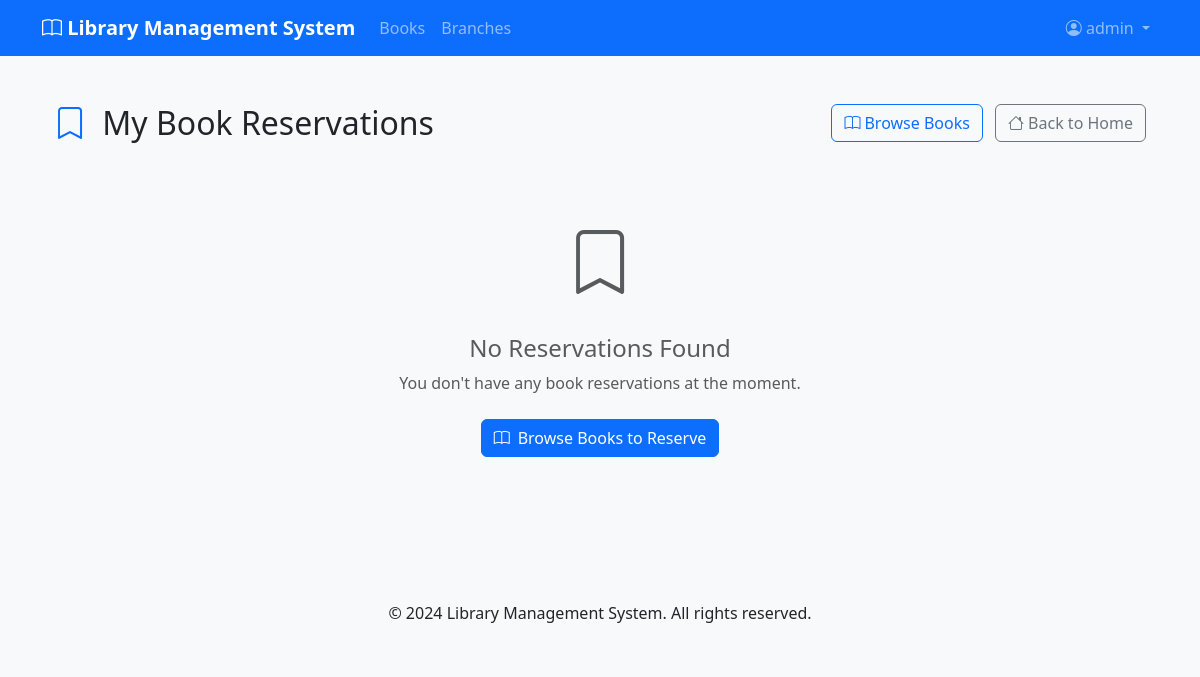
The page /books/reservations/ (signed in) on the database as committed earlier.
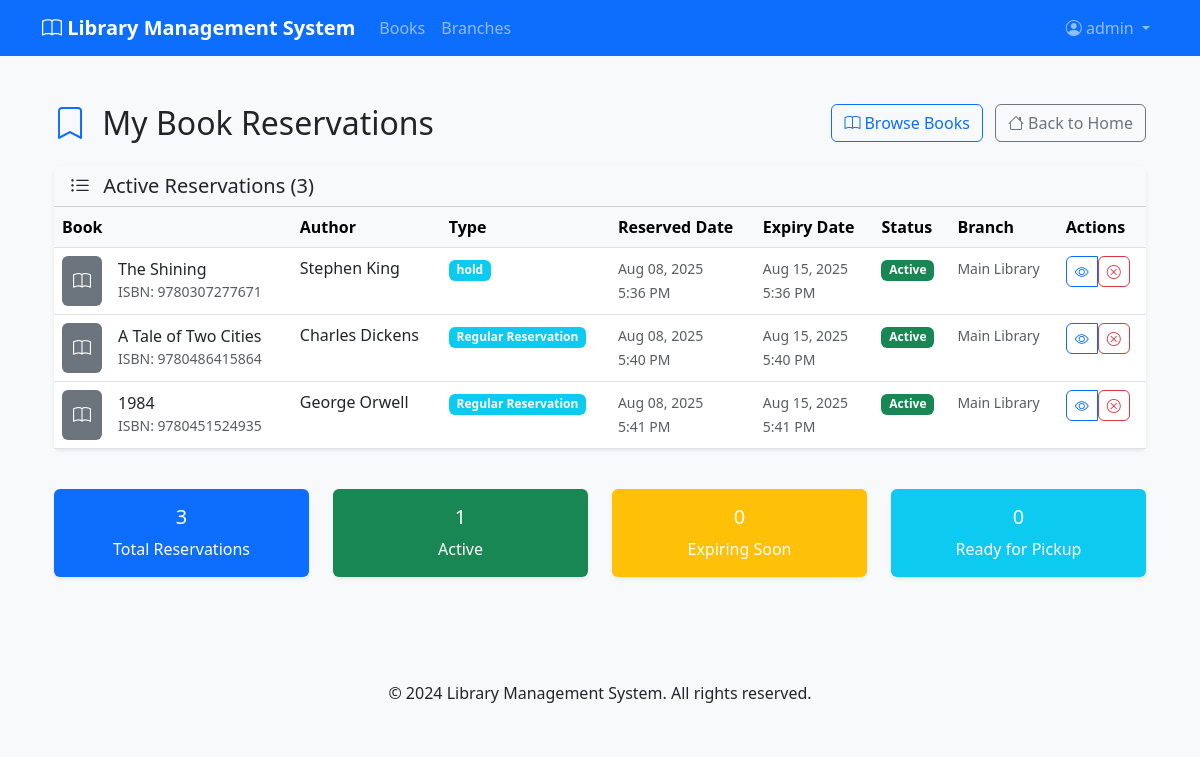
The same page on the database as committed later.
### books/models.py (models this page shows, shortened)
class BookReservation(models.Model):
    RESERVATION_TYPE_CHOICES = [
        ('regular', 'Regular Reservation'),
        ('priority', 'Priority Reservation'),
    ]
    STATUS_CHOICES = [
        ('active', 'Active'),
        ('fulfilled', 'Fulfilled'),
        ('cancelled', 'Cancelled'),
        ('expired', 'Expired'),
    ]
    user = models.ForeignKey(settings.AUTH_USER_MODEL, on_delete=models.CASCADE, related_name='reservations')
    book = models.ForeignKey(Book, on_delete=models.CASCADE, related_name='reservations')
    branch = models.ForeignKey('library_branches.LibraryBranch', on_delete=models.CASCADE, related_name='reservations')
    reservation_type = models.CharField(max_length=20, choices=RESERVATION_TYPE_CHOICES, default='regular')
    status = models.CharField(max_length=20, choices=STATUS_CHOICES, default='active')
    reserved_at = models.DateTimeField(auto_now_add=True)
    expires_at = models.DateTimeField()
    fulfilled_at = models.DateTimeField(blank=True, null=True)
    cancelled_at = models.DateTimeField(blank=True, null=True)
    notes = models.TextField(blank=True)
    class Meta:
        ordering = ['reserved_at']
        unique_together = [['user', 'book', 'status']]

class Book(models.Model):
    LANGUAGE_CHOICES = [
        ('en', 'English'),
        ('dv', 'Dhivehi'),
        ('ar', 'Arabic'),
        ('hi', 'Hindi'),
        ('es', 'Spanish'),
        ('fr', 'French'),
        ('other', 'Other'),
    ]
    FORMAT_CHOICES = [
        ('hardcover', 'Hardcover'),
        ('paperback', 'Paperback'),
        ('ebook', 'E-book'),
        ('audiobook', 'Audiobook'),
    ]
    isbn_validator = RegexValidator(
        regex=r'^(?:ISBN(?:-1[03])?:? )?(?=[0-9X]{10}$|(?=(?:[0-9]+[- ]){3})[- 0-9X]{13}$|97[89][0-9]{10}$|(?=(?:[0-9]+[- ]){4})[- 0-9]{17}$)(?:97[89][- ]?)?[0-9]{1,5}[- ]?[0-9]+[- ]?[0-9]+[- ]?[0-9X]$',
        message='Enter a valid ISBN number.'
    )
    isbn = models.CharField(max_length=17, unique=True, validators=[isbn_validator])
    title = models.CharField(max_length=300)
    subtitle = models.CharField(max_length=300, blank=True)
    authors = models.ManyToManyField(Author, related_name='books')
    publisher = models.ForeignKey(Publisher, on_delete=models.SET_NULL, blank=True, null=True)
    publication_date = models.DateField()
    edition = models.CharField(max_length=50, blank=True)
    pages = models.PositiveIntegerField()
    language = models.CharField(max_length=10, choices=LANGUAGE_CHOICES, default='en')
    format = models.CharField(max_length=20, choices=FORMAT_CHOICES, default='paperback')
    category = models.ForeignKey(Category, on_delete=models.SET_NULL, blank=True, null=True)
    description = models.TextField(blank=True)
    cover_image = models.ImageField(upload_to='book_covers/', blank=True, null=True)
    price = models.DecimalField(max_digits=10, decimal_places=2, default=Decimal('0.00'))
    is_active = models.BooleanField(default=True)
    created_at = models.DateTimeField(auto_now_add=True)
    updated_at = models.DateTimeField(auto_now=True)
    class Meta:
        ordering = ['title']
    @property
    def author_list(self):
        return ", ".join([author.full_name for author in self.authors.all()])

class Author(models.Model):
    first_name = models.CharField(max_length=100)
    last_name = models.CharField(max_length=100)
    biography = models.TextField(blank=True)
    birth_date = models.DateField(blank=True, null=True)
    death_date = models.DateField(blank=True, null=True)
    nationality = models.CharField(max_length=50, blank=True)
    class Meta:
        ordering = ['last_name', 'first_name']
    @property
    def full_name(self):
        return f"{self.first_name} {self.last_name}"

### library_branches/models.py (models this page shows, shortened)
class LibraryBranch(models.Model):
    name = models.CharField(max_length=200)
    code = models.CharField(max_length=10, unique=True)
    address = models.TextField()
    phone_regex = RegexValidator(
        regex=r'^\+?1?\d{9,15}$',
        message="Phone number must be entered in the format: '+999999999'. Up to 15 digits allowed."
    )
    phone_number = models.CharField(validators=[phone_regex], max_length=17)
    email = models.EmailField()
    manager_name = models.CharField(max_length=100)
    is_active = models.BooleanField(default=True)
    established_date = models.DateField()
    total_capacity = models.PositiveIntegerField(help_text="Maximum number of books this branch can hold")
    wifi_available = models.BooleanField(default=True)
    parking_available = models.BooleanField(default=False)
    accessible_entrance = models.BooleanField(default=True)
    study_rooms = models.PositiveIntegerField(default=0)
    computer_stations = models.PositiveIntegerField(default=0)
    created_at = models.DateTimeField(auto_now_add=True)
    updated_at = models.DateTimeField(auto_now=True)
    class Meta:
        ordering = ['name']

### books/views.py (the view)
# urls.py: path('reservations/', views.ReservationListView.as_view(), name='reservation_list'),
class ReservationListView(LoginRequiredMixin, ListView):
    model = BookReservation
    template_name = 'books/reservation_list.html'
    context_object_name = 'reservations'
    def get_queryset(self):
        return BookReservation.objects.filter(user=self.request.user)

### accounts/models.py (called while the page is built)
    @property
    def is_librarian(self):
        return self.user_type in ['librarian', 'admin']

### templates/books/reservation_list.html (shortened to what the changed rows need)
{% extends 'base.html' %}
{% load static %}
{% block content %}
<div class="container py-4">
    <div class="row">
        <div class="col-12">
            <div class="d-flex justify-content-between align-items-center mb-4">
                <h1 class="h2 mb-0">
                    <i class="bi bi-bookmark text-primary me-2"></i>
                    My Book Reservations
                </h1>
            </div>
            {% if reservations %}
                <div class="card shadow-sm">
                    <div class="card-header bg-light">
                        <h5 class="card-title mb-0">
                            <i class="bi bi-list-ul me-2"></i>
                            Active Reservations ({{ reservations|length }})
                        </h5>
                    </div>
                    <div class="card-body p-0">
                        <div class="table-responsive">
                            <table class="table table-hover mb-0">
                                <thead class="table-light">
                                    <tr>
                                        <th>Book</th>
                                        <th>Author</th>
                                        <th>Type</th>
                                        <th>Reserved Date</th>
                                        <th>Expiry Date</th>
                                        <th>Status</th>
                                        <th>Branch</th>
                                        <th>Actions</th>
                                    </tr>
                                </thead>
                                <tbody>
                                    {% for reservation in reservations %}
                                    <tr>
                                        <td>
                                            <div class="d-flex align-items-center">
                                                {% if reservation.book.cover_image %}
                                                    <img src="{{ reservation.book.cover_image.url }}"
                                                         alt="{{ reservation.book.title }}"
                                                         class="me-3 rounded"
                                                         style="width: 40px; height: 50px; object-fit: cover;">
                                                {% else %}
                                                    <div class="bg-secondary text-white rounded d-flex align-items-center justify-content-center me-3"
                                                         style="width: 40px; height: 50px; font-size: 18px;">
                                                        <i class="bi bi-book"></i>
                                                    </div>
                                                {% endif %}
                                                <div>
                                                    <h6 class="mb-0">{{ reservation.book.title }}</h6>
                                                    <small class="text-muted">ISBN: {{ reservation.book.isbn }}</small>
                                                </div>
                                            </div>
                                        </td>
                                        <td>{{ reservation.book.author_list }}</td>
                                        <td>
                                            <span class="badge bg-{% if reservation.reservation_type == 'priority' %}warning{% else %}info{% endif %}">
                                                {{ reservation.get_reservation_type_display }}
                                            </span>
                                        </td>
                                        <td>
                                            <small class="text-muted">
                                                {{ reservation.reserved_at|date:"M d, Y" }}
                                                <br>{{ reservation.reserved_at|time:"g:i A" }}
                                            </small>
                                        </td>
                                        <td>
                                            <small class="text-muted">
                                                {{ reservation.expires_at|date:"M d, Y" }}
                                                <br>{{ reservation.expires_at|time:"g:i A" }}
                                            </small>
                                        </td>
                                        <td>
                                            {% if reservation.status == 'active' %}
                                                <span class="badge bg-success">Active</span>
                                            {% elif reservation.status == 'fulfilled' %}
                                                <span class="badge bg-primary">Fulfilled</span>
                                            {% elif reservation.status == 'expired' %}
                                                <span class="badge bg-danger">Expired</span>
                                            {% elif reservation.status == 'cancelled' %}
                                                <span class="badge bg-secondary">Cancelled</span>
                                            {% else %}
                                                <span class="badge bg-warning">{{ reservation.get_status_display }}</span>
                                            {% endif %}
                                        </td>
                                        <td>
                                            {% if reservation.branch %}
                                                <small class="text-muted">{{ reservation.branch.name }}</small>
                                            {% else %}
                                                <small class="text-muted">Any Branch</small>
                                            {% endif %}
                                        </td>
                                        <td>
                                            <div class="btn-group btn-group-sm" role="group">
                                                <a href="{% url 'books:book_detail' reservation.book.pk %}"
                                                   class="btn btn-outline-primary btn-sm" title="View Book">
                                                    <i class="bi bi-eye"></i>
                                                </a>
                                                {% if reservation.status == 'active' %}
                                                    <form method="post" action="{% url 'books:cancel_reservation' reservation.pk %}"
                                                          class="d-inline" onsubmit="return confirm('Are you sure you want to cancel this reservation?');">
                                                        <button type="submit" class="btn btn-outline-danger btn-sm" title="Cancel Reservation">
                                                            <i class="bi bi-x-circle"></i>
                                                        </button>
                                                    </form>
                                                {% endif %}
                                            </div>
                                        </td>
                                    </tr>
                                    {% endfor %}
                                </tbody>
                            </table>
                        </div>
                    </div>
                </div>
            {% else %}
                <div class="text-center py-5">
                    <div class="mb-4">
                        <i class="bi bi-bookmark text-muted" style="font-size: 4rem;"></i>
                    </div>
                    <h4 class="text-muted">No Reservations Found</h4>
                    <p class="text-muted mb-4">You don't have any book reservations at the moment.</p>
                    <a href="{% url 'books:book_list' %}" class="btn btn-primary">
                        <i class="bi bi-book me-2"></i>Browse Books to Reserve
                    </a>
                </div>
            {% endif %}
        </div>
    </div>
</div>
{% if reservations %}
    <div class="container py-3">
        <div class="row">
            <div class="col-md-3 col-sm-6 mb-3">
                <div class="card bg-primary text-white">
                    <div class="card-body text-center">
                        <h5 class="card-title">{{ reservations|length }}</h5>
                        <p class="card-text">Total Reservations</p>
                    </div>
                </div>
            </div>
            <div class="col-md-3 col-sm-6 mb-3">
                <div class="card bg-success text-white">
                    <div class="card-body text-center">
                        <h5 class="card-title">
                            {% widthratio reservations|length|add:"0" reservations|length 1 as active_count %}
                            {{ active_count|default:0 }}
                        </h5>
                        <p class="card-text">Active</p>
                    </div>
                </div>
            </div>
            <div class="col-md-3 col-sm-6 mb-3">
                <div class="card bg-warning text-white">
                    <div class="card-body text-center">
                        <h5 class="card-title">0</h5>
                        <p class="card-text">Expiring Soon</p>
                    </div>
                </div>
            </div>
            <div class="col-md-3 col-sm-6 mb-3">
                <div class="card bg-info text-white">
                    <div class="card-body text-center">
                        <h5 class="card-title">0</h5>
                        <p class="card-text">Ready for Pickup</p>
                    </div>
                </div>
            </div>
        </div>
    </div>
{% endif %}
{% endblock %}

Rows that differ between the two databases and show on the page:
added BookReservation: book "The Shining", book.isbn "9780307277671", book.author_list "Stephen King", reservation_type "hold", reserved_at "Aug 08, 2025", reserved_at "5:36 PM", expires_at "Aug 15, 2025", expires_at "5:36 PM", status "Active", branch.name "Main Library"
added BookReservation: book "A Tale of Two Cities", book.isbn "9780486415864", book.author_list "Charles Dickens", reservation_type "Regular Reservation", reserved_at "Aug 08, 2025", reserved_at "5:40 PM", expires_at "Aug 15, 2025", expires_at "5:40 PM", status "Active", branch.name "Main Library"
added BookReservation: book "1984", book.isbn "9780451524935", book.author_list "George Orwell", reservation_type "Regular Reservation", reserved_at "Aug 08, 2025", reserved_at "5:41 PM", expires_at "Aug 15, 2025", expires_at "5:41 PM", status "Active", branch.name "Main Library"
Other text that changed with them:
{{ reservations|length }}: (not shown) → "3"
{{ active_count|default:0 }}: (not shown) → "1"
text no longer shown: "No Reservations Found You don't have any book reservations at the moment. Browse Books to Reserve"
text now shown: "Active Reservations ( ) Book Author Type Reserved Date Expiry Date Status Branch Actions Total Reservations Active 0 Expiring Soon 0 Ready for Pickup"
